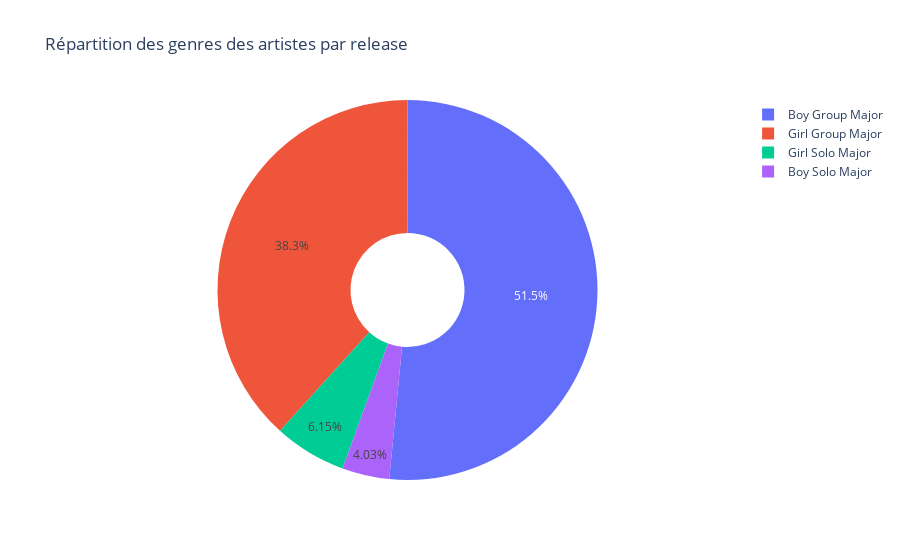

Notebook code for this chart:
### Code cell
labels = ['Boy Solo Major','Girl Solo Major', 'Boy Group Major', 'Girl Group Major']
values = [boy_solo_major.count(), girl_solo_major.count(), boy_major.count(), girl_major.count()]

fig = go.Figure(data=[go.Pie(labels=labels, values=values, hole=.3)])
fig.update_layout(title_text='Répartition des genres des artistes par release')
fig.show()

### Figure 1 — Plotly figure (JSON) as saved in the notebook; plotly's stock layout.template omitted (floating-point values rounded to 4 significant figures)
{"data": [{"hole": 0.3, "labels": ["Boy Solo Major", "Girl Solo Major", "Boy Group Major", "Girl Group Major"], "type": "pie", "values": [108, 165, 1382, 1027]}], "layout": {"title": {"text": "Répartition des genres des artistes par release"}}}
